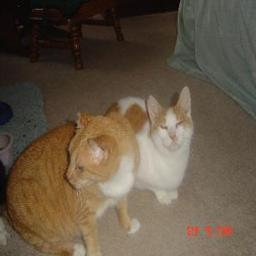
#> input picture Animals/cats/0_0002.jpg, 256 x 256 px, found by its file name; its folder holds only this picture in this run
$ python training.py
#> lines starting #> are read from the running program, lines starting #| are printed output that depends on the picture
import cv2
import os
import numpy as np

# Hàm trích xuất đặc trưng của ảnh
def extract_features(image_path):
    # Đọc ảnh và chuyển đổi sang ảnh xám
#> called with image_path = 'D:/XLA/NEW/Animals/cats/0_0002.jpg'
    image = cv2.imread(image_path)
#> image is the input picture: shape (256, 256, 3); mean B, G, R 67.7, 84.9, 99.1
    if image is None:
        print(f"Không thể đọc được ảnh: {image_path}")
        return None

    # Chuyển sang ảnh xám nếu ảnh chưa là ảnh grayscale
    if len(image.shape) == 3:  # Kiểm tra nếu ảnh là RGB hoặc BGR
        image = cv2.cvtColor(image, cv2.COLOR_BGR2GRAY)
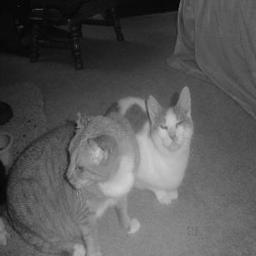
#> image: shape (256, 256); min 0, max 208, mean 87.2

    # Thay đổi kích thước ảnh về 64x64 để giảm kích thước dữ liệu và chuẩn hóa đầu vào
    image = cv2.resize(image, (64, 64))
#> image: shape (64, 64)
    # Chuyển ảnh thành vector đặc trưng một chiều
    features = image.flatten()
#> features = 4096 values, max 205 at index 3037, min 7 at index 259, mean 87.31
    return features

# Hàm lưu đặc trưng của ảnh cùng nhãn vào file
def save_features_to_file(features, label, file_path='train_data.txt'):
    # Mở file để ghi, nếu file tồn tại thì thêm dữ liệu mới vào cuối file
    with open(file_path, 'a') as f:
        # Ghi vector đặc trưng, ngăn cách các giá trị bằng dấu phẩy và thêm nhãn ở cuối dòng
        f.write(','.join(map(str, features)) + f',{label}\n')

# Hàm chính thực hiện dán nhãn tự động cho ảnh
def main():
    # Đường dẫn thư mục chứa các thư mục ảnh theo nhãn
    train_dir = 'D:/XLA/NEW/Animals'  # Thay thế bằng đường dẫn thực tế

    # Duyệt qua tất cả các thư mục con trong train_dir
    for folder_name in os.listdir(train_dir):
        folder_path = os.path.join(train_dir, folder_name)

        # Kiểm tra nếu folder_path là thư mục con
        if os.path.isdir(folder_path):
            label = folder_name  # Tên thư mục con sẽ được sử dụng làm nhãn

            # Duyệt qua các file ảnh trong thư mục con
            for image_name in os.listdir(folder_path):
                image_path = os.path.join(folder_path, image_name)

                # Kiểm tra nếu image_path là một file ảnh hợp lệ (png, jpg, jpeg)
                if os.path.isfile(image_path) and image_name.lower().endswith(('.png', '.jpg', '.jpeg')):
                    # Trích xuất đặc trưng của ảnh
                    features = extract_features(image_path)
                    # Kiểm tra nếu việc trích xuất đặc trưng thành công
                    if features is not None:
                        # Lưu đặc trưng và nhãn vào file
                        save_features_to_file(features, label)
                    else:
                        print(f"Không thể trích xuất đặc trưng cho ảnh: {image_path}")
#> pass 2 of the loop in main, `for folder_name in os.listdir(train_dir):`:
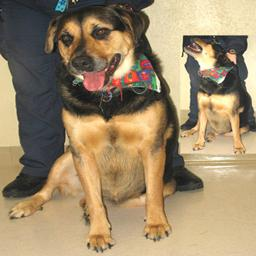
#> input picture Animals/dogs/1_0015.jpg, 256 x 256 px, found by its file name
#> in extract_features, image is the input picture: shape (256, 256, 3); mean B, G, R 106.3, 137.2, 157.2
#> in extract_features (call 2), `image = cv2.cvtColor(image, cv2.COLOR_BGR2GRAY)`:
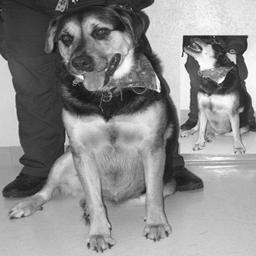
#> image: shape (256, 256); min 5, max 254, mean 139.6
#> in extract_features (call 2), `image = cv2.resize(image, (64, 64))`:
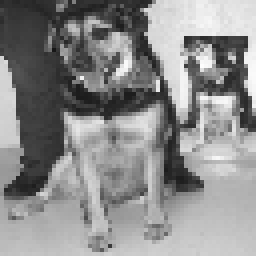
#> image: shape (64, 64) (shown 4 times larger); min 23, max 253, mean 139.9
#> in extract_features (call 2), `features = image.flatten()`: features = 4096 values, max 253 at index 1074, min 23 at index 781, mean 139.9

# Gọi hàm chính để thực hiện việc gán nhãn và lưu đặc trưng
if __name__ == "__main__":
    main()
